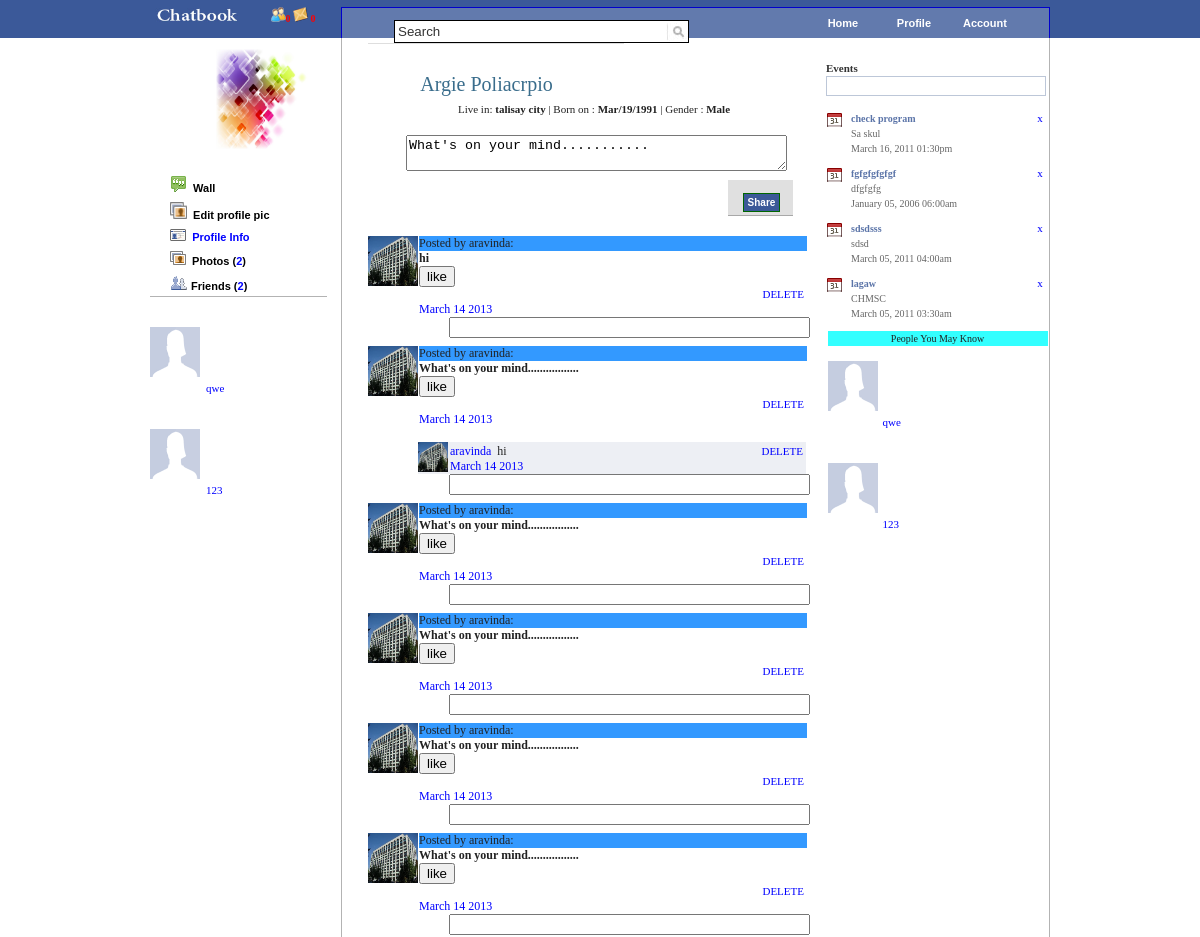
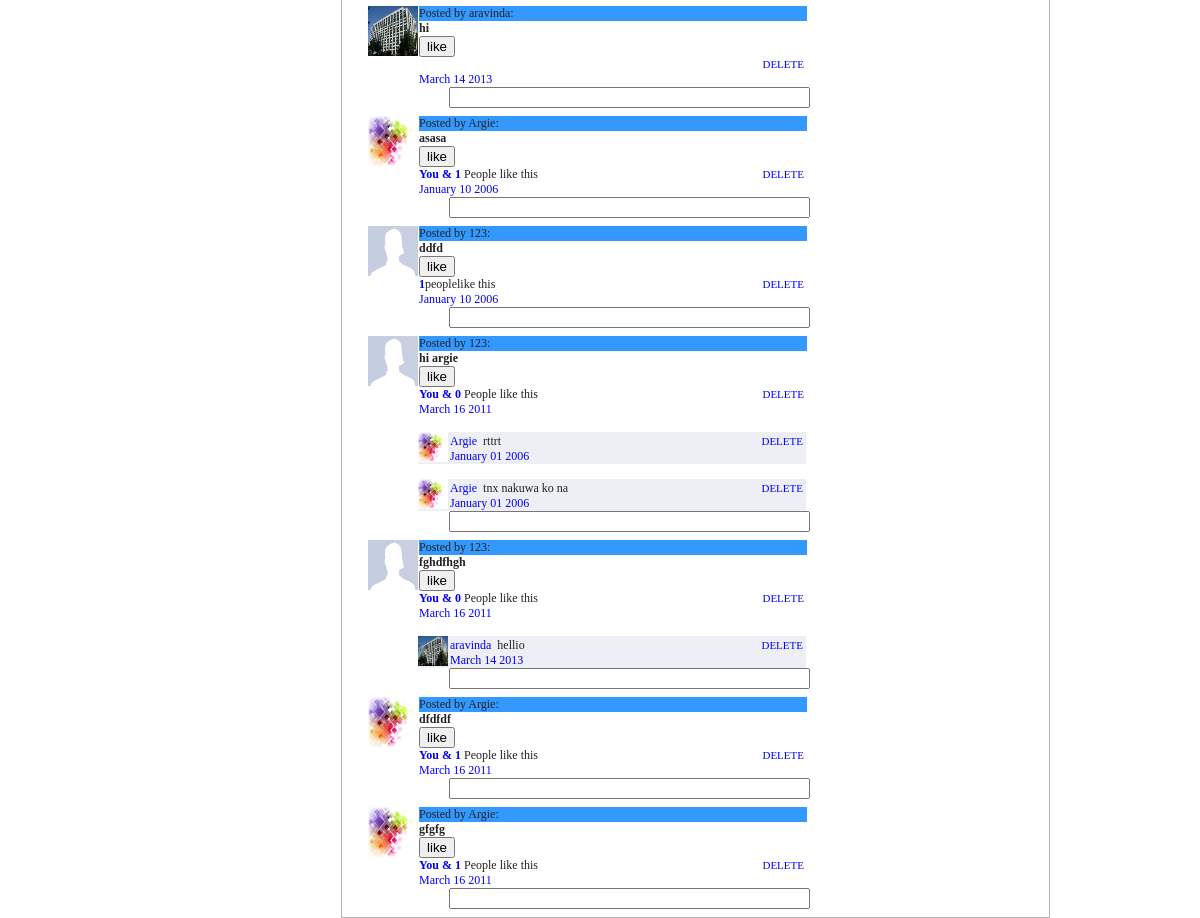
/lol.php (signed in), run on the app's committed database (2 pictures, top to bottom).
### tables this page shows
CREATE TABLE IF NOT EXISTS `friendlist` (
  `friends_id` int(11) NOT NULL AUTO_INCREMENT,
  `firstname` varchar(30) NOT NULL,
  `lastname` varchar(30) NOT NULL,
  `address` varchar(80) NOT NULL,
  `contact_no` int(14) NOT NULL,
  `website` text NOT NULL,
  `gender` varchar(6) NOT NULL,
  `addby` text NOT NULL,
  `status` varchar(30) NOT NULL,
  `location` varchar(100) NOT NULL,
  PRIMARY KEY (`friends_id`)
);

CREATE TABLE IF NOT EXISTS `event` (
  `id` int(11) NOT NULL AUTO_INCREMENT,
  `EventInput` varchar(255) NOT NULL,
  `datepicker` varchar(255) NOT NULL,
  `where_text` varchar(255) NOT NULL,
  `WhoInvited` varchar(255) NOT NULL,
  `users_ip` varchar(200) NOT NULL,
  `date_created` int(11) NOT NULL,
  PRIMARY KEY (`id`)
);

CREATE TABLE IF NOT EXISTS `members` (
  `member_id` int(11) NOT NULL AUTO_INCREMENT,
  `UserName` varchar(10) NOT NULL,
  `Password` varchar(16) NOT NULL,
  `FirstName` varchar(30) NOT NULL,
  `LastName` varchar(30) NOT NULL,
  `Address` varchar(200) NOT NULL,
  `ContactNo` varchar(14) NOT NULL,
  `Url` varchar(100) NOT NULL,
  `Status_ID` int(11) NOT NULL,
  `Birthdate` varchar(20) NOT NULL,
  `Gender` varchar(6) NOT NULL,
  `DateAdded` datetime NOT NULL,
  `Relationship_ID` int(14) NOT NULL,
  `profImage` varchar(100) NOT NULL,
  `curcity` varchar(50) NOT NULL,
  `hometown` varchar(50) NOT NULL,
  `Interested` varchar(30) NOT NULL,
  `language` varchar(30) NOT NULL,
  `college` varchar(100) NOT NULL,
  `highschool` varchar(100) NOT NULL,
  `experiences` varchar(200) NOT NULL,
  `arts` text NOT NULL,
  `aboutme` text NOT NULL,
  `month` varchar(4) NOT NULL,
  `day` varchar(2) NOT NULL,
  `year` varchar(4) NOT NULL,
  PRIMARY KEY (`member_id`)
);

CREATE TABLE IF NOT EXISTS `message` (
  `messages_id` int(11) NOT NULL AUTO_INCREMENT,
  `messages` text NOT NULL,
  `user` text NOT NULL,
  `picture` varchar(100) NOT NULL,
  `date_created` varchar(50) NOT NULL,
  `poster` varchar(30) NOT NULL,
  PRIMARY KEY (`messages_id`)
);

CREATE TABLE IF NOT EXISTS `postcomment` (
  `comment_id` int(11) NOT NULL AUTO_INCREMENT,
  `content` text NOT NULL,
  `commentedby` varchar(30) NOT NULL,
  `pic` varchar(100) NOT NULL,
  `id` int(40) NOT NULL,
  `date_created` varchar(50) NOT NULL,
  PRIMARY KEY (`comment_id`)
);

### lol.php (the view, shortened to what this page needs)
<!DOCTYPE html PUBLIC "-//W3C//DTD XHTML 1.0 Transitional//EN" "http://www.w3.org/TR/xhtml1/DTD/xhtml1-transitional.dtd">
<html xmlns="http://www.w3.org/1999/xhtml">
<head>
<link type='text/css' href='css1/demo.css' rel='stylesheet' media='screen' />
<link type='text/css' href='css1/basic.css' rel='stylesheet' media='screen' />
<link href="format.css" rel="stylesheet" type="text/css" />
<link rel="stylesheet" href="css/reset.css" type="text/css" />
<link rel="stylesheet" href="css/master.css" type="text/css" />
<link href="screen.css" type="text/css" rel="stylesheet" />
<link rel="stylesheet" href="datepicker/ui.datepicker.css" type="text/css">
<link rel="stylesheet" href="datepicker/ui.theme.css" type="text/css">
<link rel="stylesheet" href="datepicker/demos.css" type="text/css">
</head>
<body>
<div class="main">
<?php
 include("top.php"); ?>
  <div class="left">
<?php include("profilesidebar.php");
	?>
  </div>
  <div class="right">
    <div class="rightright">
<?php
include("rightsidebar.php");
?>
    </div>
    <div class="rightleft">
    <div class="name"><strong><?php
$result = mysql_query("SELECT * FROM members WHERE member_id='".$_SESSION['SESS_MEMBER_ID'] ."'");
while($row = mysql_fetch_array($result))
  {
  echo "<p><h3>".$row['FirstName']." ".$row['LastName']."</h3>"."</p>";
  }
?></strong></div><br />
    <div class="information">
<?php
$result = mysql_query("SELECT * FROM members WHERE member_id='".$_SESSION['SESS_MEMBER_ID'] ."'");
while($row = mysql_fetch_array($result))
  {
  echo "Live in: "."<b>".$row['Address']."</b>"."    |    "."Born on : "."<b>".$row['Birthdate']."</b>"."    |    " ."Gender : "."<b>".$row['Gender']."</b>";
  }
?>
</div>
      <div class="shoutout">
        <form  name="form1" method="post" action="save.php">
          <div class="comment">
            <textarea name="message" cols="45" rows="2" id="message" onclick="this.value='';">What's on your mind...........</textarea>
          </div>
		  <div class="button">
            <input type="submit" name="btnlog" value="Share" class="greenButton" />
          </div>
        </form>
      </div>
      <div class="post">
        <?php
$query  = "SELECT *,UNIX_TIMESTAMP() - date_created AS TimeSpent FROM message WHERE poster='".$_SESSION['SESS_FIRST_NAME'] ."' ORDER BY messages_id DESC";
$result = mysql_query($query);
while($row = mysql_fetch_assoc($result))
{
	?>
    <div class="pic1">
	<?php
    echo "<img width=50 height=50 alt='Unable to View' src='" . $row["picture"] . "'>";
	echo'</div>';
	echo '<div class="message">';
	echo "Posted by {$row['user']}:<br></div><b><div class='postedby'>{$row['messages']}</b>";
	echo '<form action="like.php" method="post">';
	echo '<input type="submit" Value="like">';
	echo '</form>';
	$result1 = mysql_query("SELECT * FROM bleh WHERE remarks='". $row['messages_id'] ."'");
if($row2 = mysql_fetch_array($result1))
  {
 $numberOfRows = MYSQL_NUMROWS($result1);
  $numberoflikes=$numberOfRows;
  $numberoflikes1=$numberOfRows-1;
  if  (($row2['remarksby'])==($_SESSION['SESS_FIRST_NAME']) || ($numberoflikes1 > 0))
  {
  echo '<font color="blue"><b>' . 'You' . ' ' . '&' . ' ' . $numberoflikes1 . '</b></font>' . ' ' . 'People like this';
  }
  elseif (($row2['remarksby'])==($_SESSION['SESS_FIRST_NAME'])&& ($numberoflikes1 == 0))
  {
  echo '<font color="blue"><b>' . 'You' . '</b></font>' . ' ' . 'like this';
  }
  elseif ($numberoflikes > 0)
  {
  echo '<font color="blue"><b>' . $numberoflikes .'</b></font>' . 'people'  . 'like this';
  }
  }
	echo '<div class="delete">';
	echo '<font color="White">';
	echo '<a href=deleteposthome.php?id=' . $row["messages_id"] . '>' . "DELETE" . '</a>';
	echo '</font>';
	echo'</div>';
	echo '<br>';
	echo '<font color="blue">';
	$days = floor($row['TimeSpent'] / (60 * 60 * 24));
			$remainder = $row['TimeSpent'] % (60 * 60 * 24);
			$hours = floor($remainder / (60 * 60));
			$remainder = $remainder % (60 * 60);
			$minutes = floor($remainder / 60);
	if($days > 0)
			echo date('F d Y', $row['date_created']);
			elseif($days == 0 && $hours == 0 && $minutes == 0)
			echo "few seconds ago";
			elseif($days == 0 && $hours == 0)
			echo $minutes.' minutes ago';
			echo '</font>';
	?>
	</div>
	<?php
	echo '<br /><br />';
	$query1  = "SELECT *,
		UNIX_TIMESTAMP() - date_created AS CommentTimeSpent FROM postcomment WHERE id=" . $row['messages_id'] . " ORDER BY comment_id DESC LIMIT 4";
	$result1 = mysql_query($query1);
	while($row1 = mysql_fetch_assoc($result1))
	{
		echo '<div class="postcomment">';
		echo "<img width=30 height=30 alt='Unable to View' src='" . $row1['pic'] . "'>";
		echo '<div class="commentby">';
		echo '<font color="blue">';
		echo $row1['commentedby'];
		echo '</font>';
		echo $row1['content'];
		echo '<div class="delete">';
	echo '<font color="White">';
	echo '<a href=deletepostcommenthome.php?id=' . $row1["comment_id"] . '>' . "DELETE" . '</a>';
	echo '</font>';
	echo'</div>';
		echo '<br />';
		echo '<font color="blue">';
						$days2 = floor($row1['CommentTimeSpent'] / (60 * 60 * 24));
						$remainder = $row1['CommentTimeSpent'] % (60 * 60 * 24);
						$hours = floor($remainder / (60 * 60));
						$remainder = $remainder % (60 * 60);
						$minutes = floor($remainder / 60);
						if($days2 > 0)
							echo date('F d Y', $row1['date_created']);
						elseif($days2 == 0 && $hours == 0 && $minutes == 0)
							echo "few seconds ago";
						elseif($days2 == 0 && $hours == 0)
							echo $minutes.' minutes ago';
		echo '</font>';
	echo '</div>';
		echo '</div>';
			echo '<br />';
	}
	echo '<div class="fieldcomment">';
	echo '<form action="commentpost.php" method="post">';
	echo'<input type="text" class="textbox" name="postcomment">';
	echo '</form>';
	echo '</div>';
}
?>
</body>
</html>

### profilesidebar.php (shortened to what this page needs)
    <div class="propic">
      <?php
			echo '<div id="pic">';
			echo "<img width=100 height=100 alt='Unable to View' src='" . $_SESSION['imageko'] . "'>";
			echo '</div>';
?>
    </div>
    <div class="link style1">
	<ul id="sddm1">
	<li><a href="lol.php" onmouseover="mopen('m3')" onmouseout="mclosetime()"><img src="images/wal.png" width="17" height="17" border="0" /> &nbsp;Wall</a>
	</li><br />
   	<li><a href="editpic.php" onmouseover="mopen('m3')" onmouseout="mclosetime()"><img src="images/photos.png" width="17" height="17" border="0" /> &nbsp;Edit profile pic</a>
	</li><br />
	<li><a href="INFO.php" onmouseover="mopen('m4')" onmouseout="mclosetime()"><img src="images/message.png" width="16" height="12" border="0" /> &nbsp;<font color="#0000FF">Profile Info</font></a>
	</li><br />
	<li><a href="photolist.php" onmouseover="mopen('m4')" onmouseout="mclosetime()"><img src="images/photos.png" width="16" height="14" border="0" /> &nbsp;Photos
	(<?php
$result = mysql_query("SELECT * FROM photos WHERE uploadedby='".$_SESSION['SESS_MEMBER_ID'] ."'");
	$numberOfRows = MYSQL_NUMROWS($result);
	echo '<font size="1" color="blue"><b>' . $numberOfRows . '</b></font>';
	?>)
	</a>
	</li><br />
	<li><a href="editfriends.php" onmouseover="mopen('m4')" onmouseout="mclosetime()"><img src="images/friends.png" width="18" height="15" border="0" /> Friends
	(<?php
$result = mysql_query("SELECT * FROM friendlist WHERE addby='".$_SESSION['SESS_FIRST_NAME'] ."' and status='accepted' ORDER BY addby ASC");
	$numberOfRows = MYSQL_NUMROWS($result);
	echo '<font size="1" color="blue"><b>' . $numberOfRows. '</b></font>';
	?>)
	</a>
	</li>
</ul>
	</div>
	<div class="friends">
	<br />
	<?php
$result = mysql_query("SELECT * FROM friendlist WHERE addby='".$_SESSION['SESS_FIRST_NAME'] ."' and status='accepted' ORDER BY RAND() LIMIT 4");
echo "<br />";
while($row = mysql_fetch_array($result))
  {
  echo '<table width="125" height="50" border="0" cellspacing="0" cellpadding="0" align="center">';
  echo '<tr>';
  echo '<td width="50px" colspan="0" rowspan="3" align="left" valign="top">';
  echo "<img width=50 height=50 alt='Unable to View' src='" . $row["location"] . "'>";
  echo '</td>';
  echo '<td height="16">&nbsp;</td>';
  echo '</tr>';
  echo '<tr>';
  echo '<td height="17">';
  echo '<div align="left">';
  echo '<a href=remarks.php?id=' . $row["friends_id"] . '>' . $row['firstname'] . '</a>';
  echo '</div>';
  echo '</td>';
  echo '</tr>';
  echo '<tr>';
  echo '<td height="16">&nbsp;</td>';
  echo ' </tr>';
  echo '</table>';
  echo '<br>';
  }
?>
	</div>

### rightsidebar.php (shortened to what this page needs)
      <div align="left">
        <h4 class="uiHeaderTitle">Events</h4>
        <a rel="facebox" class="cancel" href="javascript:void(0)">Cancel</a></div>
      <div align="left">
        <form action="" method="post" name="EventForm" id="EventForm">
          <input id="EventInput" name="EventInput" maxlength="40"  value="" />
          <br clear="all" />
        </form>
        <br clear="all" />
        <div id="ShowEvents" align="center">
          <?php
	include_once('event.php');?>
        </div>
      </div>
	  <div class="rightright1">People You May Know</div>
	  <div class="rightright2">
	  <?php
$result = mysql_query("SELECT * FROM members ORDER BY RAND() LIMIT 2");
echo "<br />";
while($row = mysql_fetch_array($result))
  {
  echo '<table width="125" height="50" border="0" cellspacing="0" cellpadding="0" align="center">';
  echo '<tr>';
  echo '<td width="50px" colspan="0" rowspan="3" align="left" valign="top">';
  echo "<img width=50 height=50 alt='Unable to View' src='" . $row["profImage"] . "'>";
  echo '</td>';
  echo '<td height="16">&nbsp;</td>';
  echo '</tr>';
  echo '<tr>';
  echo '<td height="17">';
  echo '<div align="left">';
  echo '<a href=friendsprofile1.php?id=' . $row["member_id"] . '>' . $row['FirstName'] . '</a>';
  echo '</div>';
  echo '</td>';
  echo '</tr>';
  echo '<tr>';
  echo '<td height="16">&nbsp;</td>';
  echo ' </tr>';
  echo '</table>';
  echo '<br>';
  }
?>
	  </div>

### event.php (shortened to what this page needs)
<?php
$limit = "";
$users_ip = $_SERVER['REMOTE_ADDR'];
$result = mysql_query("SELECT * FROM event where users_ip = '".$users_ip."' order by id desc ".$limit);
while ($row = mysql_fetch_array($result))
{?>
   <div class="show_event">
   	   <img src="ico.png" style="float:left;" alt="" />
	   <label style="float:left" class="text">
	   <b><?php
 echo $row['EventInput'];?></b>
	   <br />
	   <?php
 echo $row['where_text'];?>
	   <br />
	   <?php
 echo date("F d, Y h:ia",$row['datepicker']);?>
	   </label>
	   <a href="event.php?eventid=<?php
  echo $row['id']?>" >x</a>
		<br clear="all" />
   </div>
<?php
}
?>

### data on the page
friendlist: location (picture), firstname "qwe"
friendlist: location (picture), firstname "123"
event: EventInput "check program", where_text "Sa skul", datepicker "March 16, 2011 01:30pm"
event: EventInput "fgfgfgfgfgf", where_text "dfgfgfg", datepicker "January 05, 2006 06:00am"
event: EventInput "sdsdsss", where_text "sdsd", datepicker "March 05, 2011 04:00am"
event: EventInput "lagaw", where_text "CHMSC", datepicker "March 05, 2011 03:30am"
members: profImage (picture), FirstName "qwe"
members: profImage (picture), FirstName "123"
members: FirstName "Argie", LastName "Poliacrpio", Address "talisay city", Birthdate "Mar/19/1991", Gender "Male"
message: picture (picture), user "aravinda", messages "hi", date_created "March 14 2013"
message: picture (picture), user "aravinda", messages "What's on your mind.................", date_created "March 14 2013"
postcomment: pic (picture), commentedby "aravinda", content "hi", date_created "March 14 2013"
message: picture (picture), user "aravinda", messages "What's on your mind.................", date_created "March 14 2013"
message: picture (picture), user "aravinda", messages "What's on your mind.................", date_created "March 14 2013"
message: picture (picture), user "aravinda", messages "What's on your mind.................", date_created "March 14 2013"
message: picture (picture), user "aravinda", messages "What's on your mind.................", date_created "March 14 2013"
message: picture (picture), user "aravinda", messages "hi", date_created "March 14 2013"
message: picture (picture), user "Argie", messages "asasa", numberoflikes1 "1", date_created "January 10 2006"
message: picture (picture), user "123", messages "ddfd", numberoflikes "1", date_created "January 10 2006"
message: picture (picture), user "123", messages "hi argie", numberoflikes1 "0", date_created "March 16 2011"
postcomment: pic (picture), commentedby "Argie", content "rttrt", date_created "January 01 2006"
postcomment: pic (picture), commentedby "Argie", content "tnx nakuwa ko na", date_created "January 01 2006"
message: picture (picture), user "123", messages "fghdfhgh", numberoflikes1 "0", date_created "March 16 2011"
postcomment: pic (picture), commentedby "aravinda", content "hellio", date_created "March 14 2013"
message: picture (picture), user "Argie", messages "dfdfdf", numberoflikes1 "1", date_created "March 16 2011"
message: picture (picture), user "Argie", messages "gfgfg", numberoflikes1 "1", date_created "March 16 2011"

### other printed values
$numberOfRows "0"
$numberOfRows "2"
